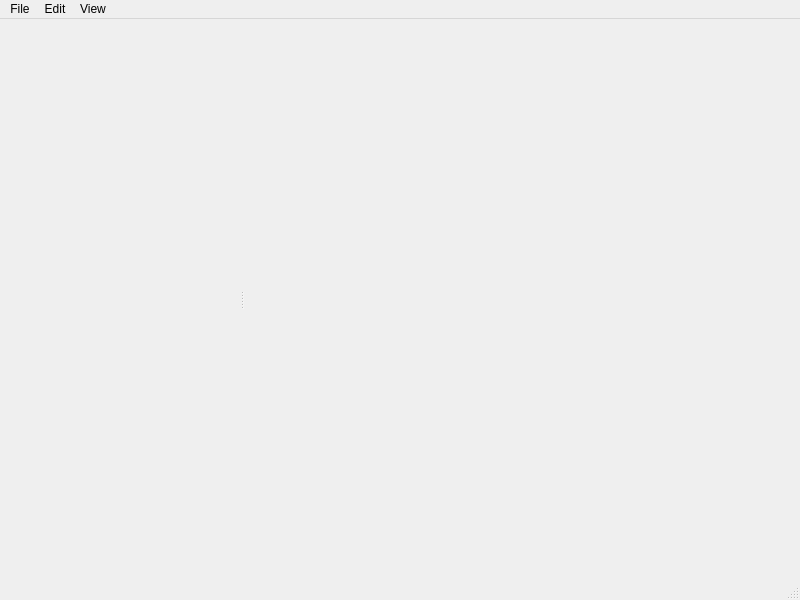
<?xml version="1.0" encoding="UTF-8"?>
<ui version="4.0">
 <class>MainWindow</class>
 <widget class="QMainWindow" name="MainWindow">
  <property name="geometry">
   <rect>
    <x>0</x>
    <y>0</y>
    <width>800</width>
    <height>600</height>
   </rect>
  </property>
  <property name="windowTitle">
   <string>FSG Models Assembler</string>
  </property>
  <property name="windowIcon">
   <iconset resource="../asm3d.qrc">
    <normaloff>:/gui/images/icon.svg</normaloff>:/gui/images/icon.svg</iconset>
  </property>
  <property name="locale">
   <locale language="Polish" country="Poland"/>
  </property>
  <widget class="QWidget" name="centralWidget">
   <layout class="QGridLayout" name="gridLayout">
    <property name="leftMargin">
     <number>0</number>
    </property>
    <property name="topMargin">
     <number>0</number>
    </property>
    <property name="rightMargin">
     <number>0</number>
    </property>
    <property name="bottomMargin">
     <number>0</number>
    </property>
    <item row="0" column="0">
     <widget class="QSplitter" name="splitter">
      <property name="orientation">
       <enum>Qt::Horizontal</enum>
      </property>
      <widget class="WidgetDoc" name="widgetDoc" native="true">
       <property name="minimumSize">
        <size>
         <width>240</width>
         <height>0</height>
        </size>
       </property>
      </widget>
      <widget class="WidgetCGI" name="widgetCGI" native="true">
       <property name="sizePolicy">
        <sizepolicy hsizetype="Preferred" vsizetype="Preferred">
         <horstretch>2</horstretch>
         <verstretch>0</verstretch>
        </sizepolicy>
       </property>
      </widget>
     </widget>
    </item>
   </layout>
  </widget>
  <widget class="QMenuBar" name="menuBar">
   <property name="geometry">
    <rect>
     <x>0</x>
     <y>0</y>
     <width>800</width>
     <height>23</height>
    </rect>
   </property>
   <widget class="QMenu" name="menuFile">
    <property name="title">
     <string>File</string>
    </property>
    <widget class="QMenu" name="menuRecentFiles">
     <property name="title">
      <string>Recent files</string>
     </property>
    </widget>
    <addaction name="actionNew"/>
    <addaction name="actionOpen"/>
    <addaction name="menuRecentFiles"/>
    <addaction name="actionClearRecent"/>
    <addaction name="actionSave"/>
    <addaction name="actionSaveAs"/>
    <addaction name="actionExport"/>
    <addaction name="separator"/>
    <addaction name="actionExit"/>
   </widget>
   <widget class="QMenu" name="menuView">
    <property name="title">
     <string>View</string>
    </property>
    <addaction name="actionRefresh"/>
    <addaction name="separator"/>
    <addaction name="actionViewOrbit"/>
    <addaction name="actionViewTrack"/>
   </widget>
   <widget class="QMenu" name="menuEdit">
    <property name="title">
     <string>Edit</string>
    </property>
    <addaction name="actionRotor"/>
   </widget>
   <addaction name="menuFile"/>
   <addaction name="menuEdit"/>
   <addaction name="menuView"/>
  </widget>
  <widget class="QStatusBar" name="statusBar"/>
  <action name="actionSave">
   <property name="text">
    <string>Save (Ctrl+S)</string>
   </property>
  </action>
  <action name="actionSaveAs">
   <property name="text">
    <string>Save as...</string>
   </property>
  </action>
  <action name="actionOpen">
   <property name="text">
    <string>Open</string>
   </property>
  </action>
  <action name="actionExport">
   <property name="text">
    <string>Export as... (Ctrl+E)</string>
   </property>
  </action>
  <action name="actionExit">
   <property name="text">
    <string>Exit</string>
   </property>
  </action>
  <action name="actionRefresh">
   <property name="text">
    <string>Refresh (Ctrl+R)</string>
   </property>
  </action>
  <action name="actionViewOrbit">
   <property name="text">
    <string>Orbit</string>
   </property>
  </action>
  <action name="actionNew">
   <property name="text">
    <string>New</string>
   </property>
  </action>
  <action name="actionClearRecent">
   <property name="text">
    <string>Clear recent</string>
   </property>
  </action>
  <action name="actionViewTrack">
   <property name="text">
    <string>Track</string>
   </property>
  </action>
  <action name="actionRotor">
   <property name="text">
    <string>Rotor</string>
   </property>
  </action>
 </widget>
 <layoutdefault spacing="6" margin="11"/>
 <customwidgets>
  <customwidget>
   <class>WidgetCGI</class>
   <extends>QWidget</extends>
   <header>gui/WidgetCGI.h</header>
   <container>1</container>
  </customwidget>
  <customwidget>
   <class>WidgetDoc</class>
   <extends>QWidget</extends>
   <header>gui/WidgetDoc.h</header>
   <container>1</container>
  </customwidget>
 </customwidgets>
 <resources>
  <include location="../asm3d.qrc"/>
 </resources>
 <connections/>
</ui>
